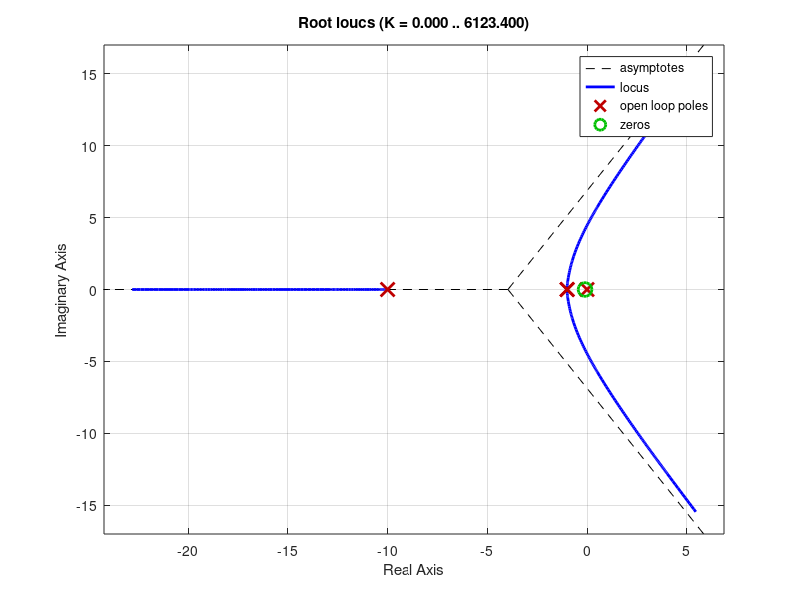

This figure's MATLAB source: (Note: this script raises an error after producing the figure.)
g = zpk([],[-1 -1 -10],1);
gc = zpk(-0.1,0,1);
rlocus(gc*g);
sgrid(0.6,0);
axis([-14 0 -5 5])
syms t
t = 0:0.0001:60;
g = zpk([],[-1 -1 -10],13.6);
gc = zpk(-0.1,[0 -1 -1 -10],13.4);
step(feedback(g,1),t)
hold on;
step(feedback(gc,1),t)
